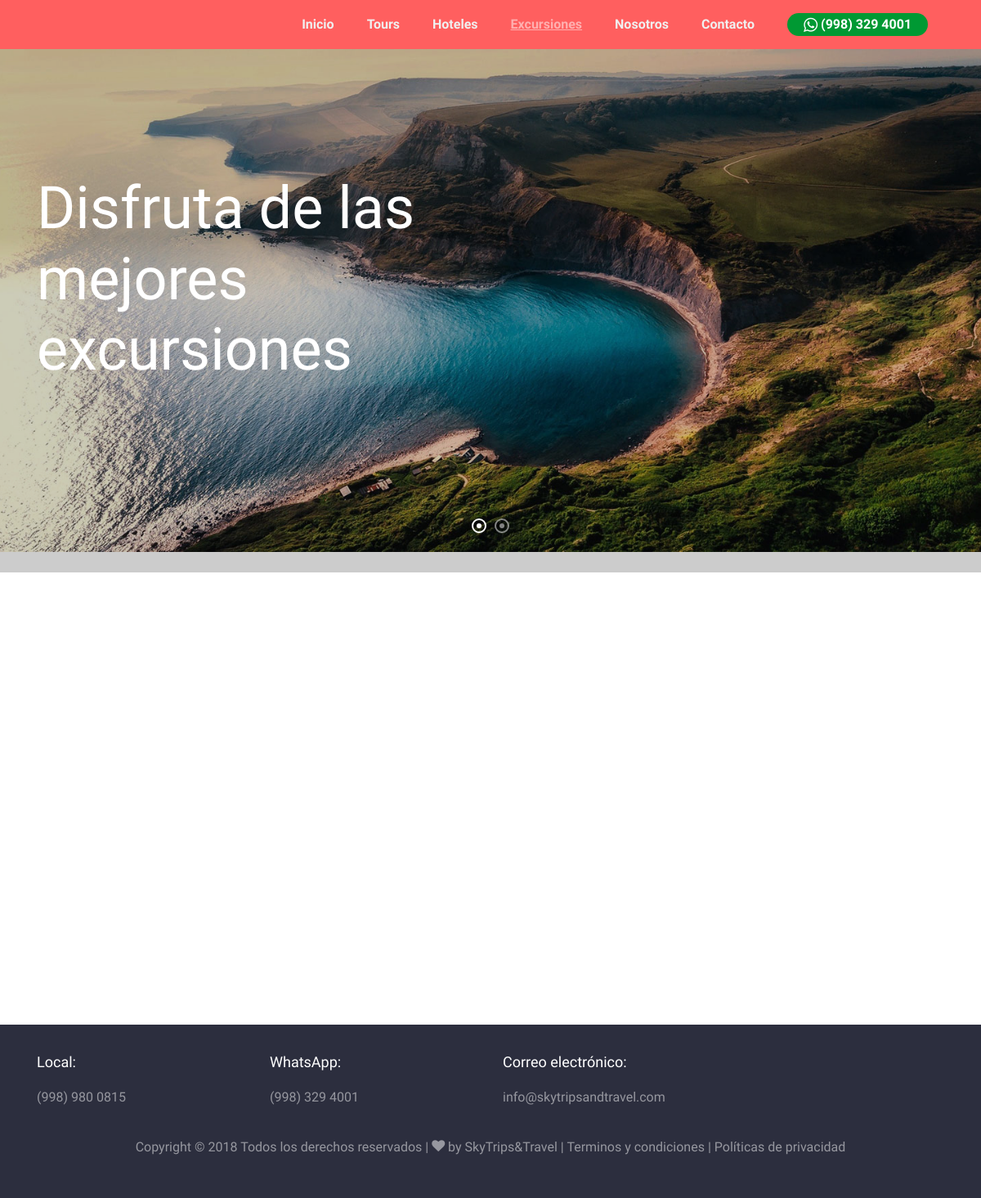
/excursiones/, run on the app's committed database.
### excursiones/models.py (models this page shows, shortened)
class excursion_banners(models.Model):
    descripción = models.TextField()
    imagen = models.ImageField(verbose_name="Imagen", upload_to="excursiones/banners")
    creacion = models.DateTimeField(auto_now_add=True, verbose_name="Fecha de creación")
    actualizacion = models.DateTimeField(auto_now=True, verbose_name="Fecha de actualizacion")
    class Meta:
        verbose_name = 'excursion_banners'
        verbose_name_plural = 'excursion_banners'
        ordering = ['-creacion']

### excursiones/views.py (the view)
# urls.py: path('excursiones/', excursiones_views.Excursiones, name="excursiones"),
def Excursiones(request):
    excursiones_all = excursiones.objects.all()
    excursiones_banners = excursion_banners.objects.all()
    return render(request, 'excursiones/servicios.html', {'excursiones':excursiones_all, 'banners':excursiones_banners})

### excursiones/templates/excursiones/servicios.html (shortened to what this page needs)
{% extends 'core/base.html' %}
{% load static %}
{% block slides %}
  {% for excursion_banner in banners %}
    <div class="slider-item" style="background-image: url('{{excursion_banner.imagen.url}}');" data-stellar-background-ratio="0.5">
      <div class="overlay"></div>
      <div class="container">
        <div class="row slider-text align-items-center">
          <div class="col-md-7 col-sm-12 ftco-animate">
            <h1 class="mb-3">{{excursion_banner.descripción}}</h1>
          </div>
        </div>
      </div>
    </div>
  {% endfor %}
{% endblock %}
{% block  content %}
<section class="ftco-section">
        <div class="container">
          <div class="row">
          </div>
        </div>
      </section>
{% endblock %}

### data on the page
excursion_banners: imagen (picture), descripción "Disfruta de las mejores excursiones"
